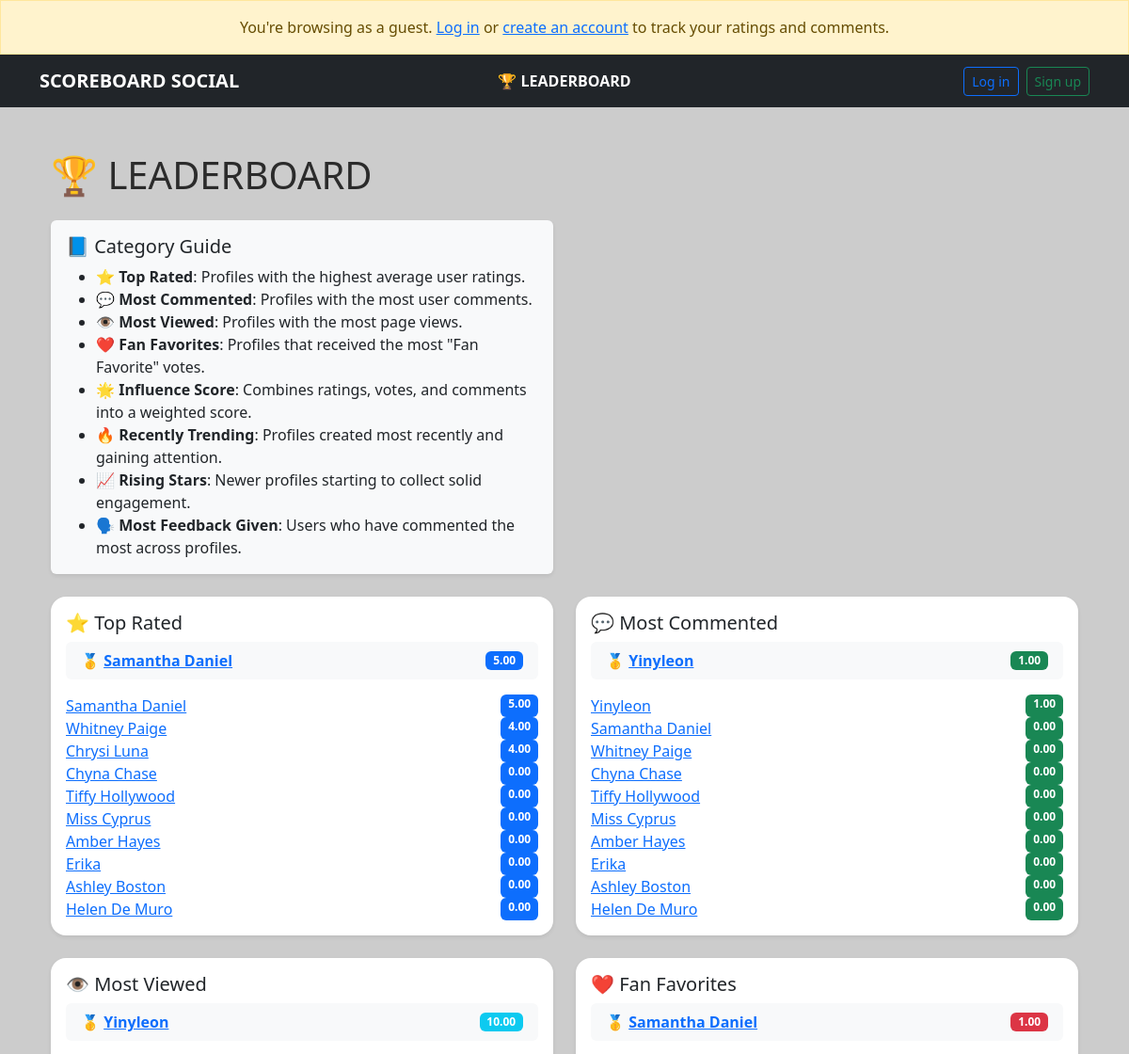
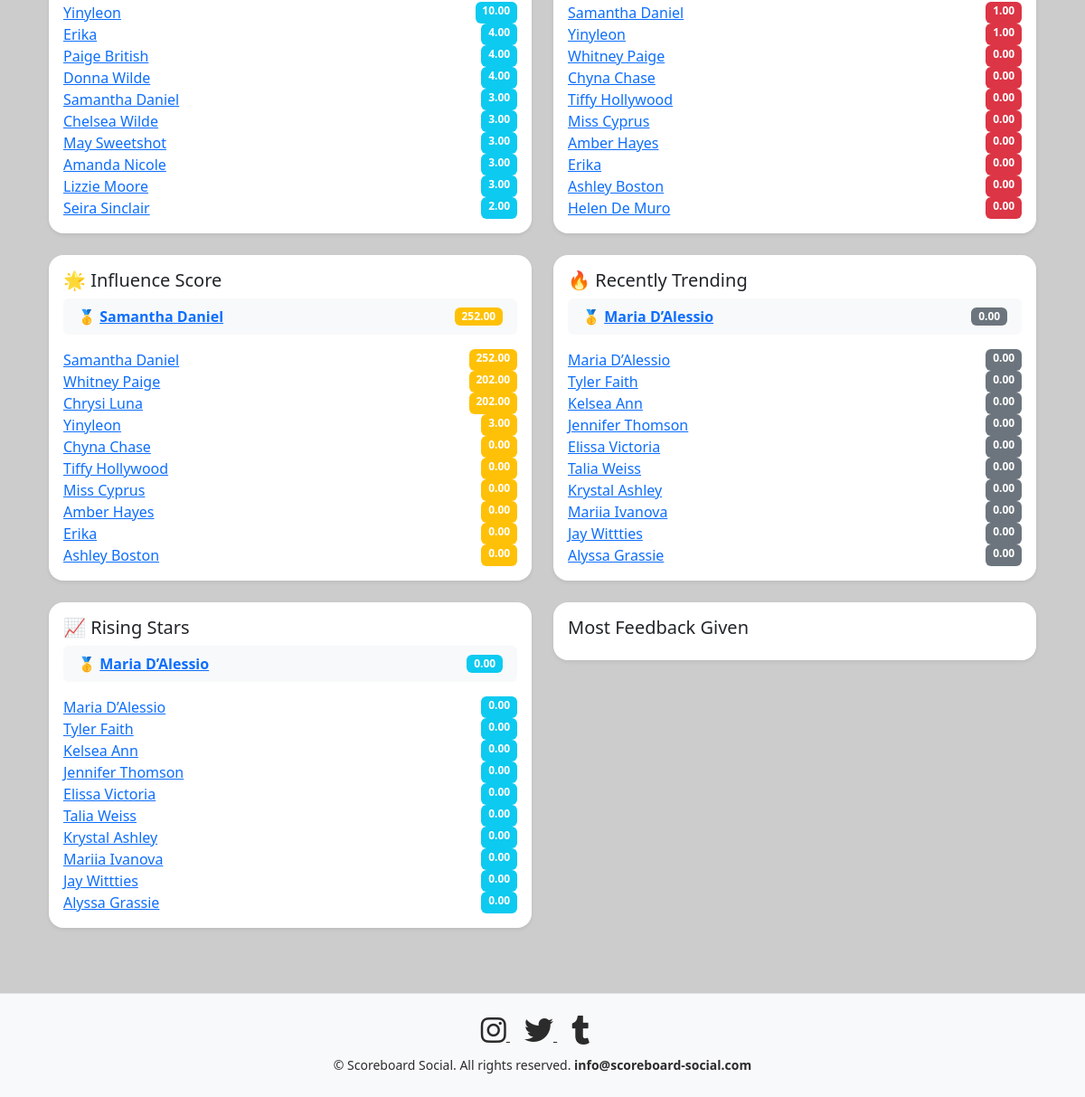
Page /leaderboard/ on the committed database (2 pictures, top to bottom).
### profiles/models.py (models this page shows, shortened)
class Profile(models.Model):
    name = models.CharField(max_length=100)
    image = models.ImageField(upload_to='profile_images/', default='profile_images/default.jpg')
    rating = models.FloatField(default=0)
    instagram = models.URLField(blank=True)
    twitter = models.URLField(blank=True)
    other = models.URLField(blank=True)
    tags = models.ManyToManyField(Tag, blank=True)
    views = models.PositiveIntegerField(default=0)
    created_at = models.DateTimeField(auto_now_add=True)
    @property
    def influence_score(self):
        avg_rating = self.ratings.aggregate(avg=Avg('rating'))['avg'] or 0
        total_votes = self.ratings.count()
        total_comments = self.comments.count()
        return round((avg_rating * 50) + (total_votes * 2) + (total_comments * 3), 2)

### profiles/views.py (the view)
# urls.py: path('leaderboard/', views.leaderboard, name='leaderboard'),
def leaderboard(request):
    top_rated = Profile.objects.annotate(avg_rating=Avg('ratings__rating')).order_by('-avg_rating')[:10]
    most_commented = Profile.objects.annotate(comment_count=Count('comments')).order_by('-comment_count')[:10]
    most_influential = sorted(Profile.objects.all(), key=lambda p: p.influence_score, reverse=True)[:10]
    most_viewed = Profile.objects.order_by('-views')[:10]
    fan_favorites = Profile.objects.annotate(fan_votes_count=Count('fan_votes')).order_by('-fan_votes_count')[:10]
    recently_trending = Profile.objects.order_by('-created_at')[:10]
    rising_stars = Profile.objects.annotate(total_ratings=Count('ratings')).order_by('total_ratings', '-created_at')[:10]
    most_feedback_given = User.objects.annotate(comment_count=Count('comment')).order_by('-comment_count')[:10]
    leaderboard_sections = [
        ("Top Rated", top_rated, "avg_rating", "primary", "/5"),
        ("Most Commented", most_commented, "comment_count", "success", ""),
        ("Most Viewed", most_viewed, "views", "info", ""),
        ("Fan Favorites", fan_favorites, "fan_votes_count", "danger", ""),
        ("Influence Score", most_influential, "influence_score", "warning", ""),
        ("Recently Trending", recently_trending, "avg_rating", "secondary", "/5"),
        ("Rising Stars", rising_stars, "avg_rating", "info", "/5"),
        ("Most Feedback Given", most_feedback_given, None, "warning-subtle", " comments")
    ]
    return render(request, 'profiles/leaderboard.html', {
        'leaderboard_sections': leaderboard_sections
    })

### profiles/templatetags/custom_tags.py (called while the page is built)
@register.filter
def attr(obj, attr_name):
    return getattr(obj, attr_name, "")

### profiles/templates/profiles/leaderboard.html
{% extends "base.html" %}
{% load custom_tags %}
{% block content %}
<div class="container py-4">
  <h1 class="mb-4">🏆 LEADERBOARD</h1>
  <div class="row mb-4">
    <div class="col-md-6">
      <div class="card shadow-sm border-0 bg-light">
        <div class="card-body">
          <h5 class="card-title">📘 Category Guide</h5>
          <ul class="mb-0">
            <li><strong>⭐ Top Rated</strong>: Profiles with the highest average user ratings.</li>
            <li><strong>💬 Most Commented</strong>: Profiles with the most user comments.</li>
            <li><strong>👁️ Most Viewed</strong>: Profiles with the most page views.</li>
            <li><strong>❤️ Fan Favorites</strong>: Profiles that received the most "Fan Favorite" votes.</li>
            <li><strong>🌟 Influence Score</strong>: Combines ratings, votes, and comments into a weighted score.</li>
            <li><strong>🔥 Recently Trending</strong>: Profiles created most recently and gaining attention.</li>
            <li><strong>📈 Rising Stars</strong>: Newer profiles starting to collect solid engagement.</li>
            <li><strong>🗣️ Most Feedback Given</strong>: Users who have commented the most across profiles.</li>
          </ul>
        </div>
      </div>
    </div>
  </div>
  <div class="row row-cols-1 row-cols-md-2 g-4">
    {% for section in leaderboard_sections %}
      <div class="col">
        <div class="card shadow-sm border-0 three-d-card">
          <div class="card-body">
            <h5 class="card-title">
              {% if section.0 == "Top Rated" %}⭐
              {% elif section.0 == "Most Commented" %}💬
              {% elif section.0 == "Most Viewed" %}👁️
              {% elif section.0 == "Fan Favorites" %}❤️
              {% elif section.0 == "Influence Score" %}🌟
              {% elif section.0 == "Recently Trending" %}🔥
              {% elif section.0 == "Rising Stars" %}📈
              {% endif %}
              {{ section.0 }}
            </h5>
            {% if section.1 and section.2 %}
              <div class="mb-3 px-3 py-2 bg-light rounded d-flex justify-content-between align-items-center">
                <span class="fw-bold">
                  🥇 <a href="{% url 'profile_detail' section.1.0.id %}">{{ section.1.0.name }}</a>
                </span>
                <span class="badge bg-{{ section.3 }}">
                  {{ section.1.0|attr:section.2|default:"0"|floatformat:2 }}{{ section.5 }}
                </span>
              </div>
            {% endif %}
            <ul class="list-unstyled mb-0">
              {% for profile in section.1 %}
                <li class="d-flex justify-content-between">
                  <a href="{% url 'profile_detail' profile.id %}">{{ profile.name }}</a>
                  {% if section.2 %}
                    <span class="badge bg-{{ section.3 }}">
                      {{ profile|attr:section.2|default:"0"|floatformat:2 }}{{ section.5 }}
                    </span>
                  {% else %}
                    <span class="badge bg-{{ section.3 }}">{{ section.5 }}</span>
                  {% endif %}
                </li>
              {% empty %}
                <li>No data yet.</li>
              {% endfor %}
            </ul>
          </div>
        </div>
      </div>
    {% endfor %}
  </div>
</div>
{% endblock %}

### templates/base.html (shortened to what this page needs)
<!DOCTYPE html>
{% load static %}
{% now "Y" as now %}
<html lang="en">
<head>
  <link rel="stylesheet" href="https://cdn.jsdelivr.net/npm/bootstrap@5.3.0/dist/css/bootstrap.min.css">
  <link rel="stylesheet" href="https://cdnjs.cloudflare.com/ajax/libs/font-awesome/6.0.0/css/all.min.css">
</head>
<body>
  {% if not user.is_authenticated %}
  <div class="alert alert-warning text-center mb-0 rounded-0">
    You're browsing as a guest.
    <a href="{% url 'login' %}">Log in</a> or
    <a href="{% url 'signup' %}">create an account</a> to track your ratings and comments.
  </div>
  {% endif %}
  <nav class="navbar navbar-expand-lg navbar-dark bg-dark">
    <div class="container position-relative">
      <a class="navbar-brand fw-bold" href="{% url 'profile_list' %}">SCOREBOARD SOCIAL</a>
      <div class="d-none d-lg-block center-slot">
        <a class="nav-link text-white fw-semibold" href="{% url 'leaderboard' %}">
          🏆 LEADERBOARD
        </a>
      </div>
      <div id="mainNav" class="collapse navbar-collapse justify-content-end">
        <ul class="navbar-nav align-items-lg-center gap-2">
          {% if user.is_authenticated %}
          <li class="nav-item">
            <span class="navbar-text text-white">Welcome, {{ user.username }}</span>
          </li>
          <li class="nav-item">
            <form method="POST" action="{% url 'logout' %}">
              {% csrf_token %}
              <button type="submit" class="btn btn-sm btn-outline-light">Log out</button>
            </form>
          </li>
          {% else %}
          <li class="nav-item">
            <a class="btn btn-sm btn-outline-primary" href="{% url 'login' %}">Log in</a>
          </li>
          <li class="nav-item">
            <a class="btn btn-sm btn-outline-success" href="{% url 'signup' %}">Sign up</a>
          </li>
          {% endif %}
        </ul>
      </div>
    </div>
  </nav>
  <main class="container mt-4">
    {% block content %}{% endblock %}
  </main>
  <footer class="text-center py-4 mt-5 bg-light border-top">
    <div class="mb-2">
      <a href="https://www.instagram.com/ScoreSocialSite" target="_blank" class="social-icon me-3" aria-label="Instagram">
        <i class="fab fa-instagram fa-2x"></i>
      </a>
      <a href="https://twitter.com/ScoreSocialSite" target="_blank" class="social-icon me-3" aria-label="Twitter/X">
        <i class="fab fa-twitter fa-2x"></i>
      </a>
      <a href="https://www.tumblr.com/blog/scoresocialsite" target="_blank" class="social-icon me-3" aria-label="Tumblr">
        <i class="fab fa-tumblr fa-2x"></i>
      </a>
    </div>
    <small>&copy; {{ now|date:"Y" }} Scoreboard Social. All rights reserved.
      <b>info@scoreboard-social.com</b>
    </small>
  </footer>
</body>
</html>

### templates/base.html (style rules this page uses)
:root { --varsity-purple: #6B1E8B; --varsity-gold: #FFD700; --varsity-cream: #F8F4E3; --varsity-black: #2B2B2B; --varsity-gray: #CCCCCC; --varsity-navy: #1A1F71; --varsity-red: #B22234; }
body { background-color: var(--varsity-gray); color: var(--varsity-black); }
.three-d-card { border-radius: 1rem; background: #fff; box-shadow: 0 6px 15px rgba(107, 30, 139, 0.15), 0 10px 30px rgba(107, 30, 139, 0.05); transition: transform .3s ease, box-shadow .3s ease; border: 0; }
.social-icon { color: var(--varsity-black); transition: color .3s ease, transform .3s ease; }
@media (min-width: 992px) { .navbar .center-slot { position: absolute; left: 50%; transform: translateX(-50%); } }

### rows in the picture
Profile: name "Samantha Daniel" "Samantha Daniel" "Samantha Daniel", section "5.00" "1.00" "252.00", name "Samantha Daniel", profile "5.00", profile "0.00", views "3.00", profile "1.00", id "252.00"
Profile: name "Whitney Paige", profile "4.00", profile "0.00", id "202.00"
Profile: name "Chrysi Luna", profile "4.00", id "202.00"
Profile: name "Chyna Chase", profile "0.00", id "0.00"
Profile: name "Tiffy Hollywood", profile "0.00", id "0.00"
Profile: name "Miss Cyprus", profile "0.00", id "0.00"
Profile: name "Amber Hayes", profile "0.00", id "0.00"
Profile: name "Erika", profile "0.00", views "4.00", id "0.00"
Profile: name "Ashley Boston", profile "0.00", id "0.00"
Profile: name "Helen De Muro", profile "0.00"
Profile: name "Yinyleon" "Yinyleon", section "1.00" "10.00", name "Yinyleon", profile "1.00", views "10.00", id "3.00"
Profile: name "Paige British", views "4.00"
Profile: name "Donna Wilde", views "4.00"
Profile: name "Chelsea Wilde", views "3.00"
Profile: name "May Sweetshot", views "3.00"
Profile: name "Amanda Nicole", views "3.00"
Profile: name "Lizzie Moore", views "3.00"
Profile: name "Seira Sinclair", views "2.00"
Profile: name "Maria D’Alessio" "Maria D’Alessio", name "Maria D’Alessio", profile "0.00"
Profile: name "Tyler Faith", profile "0.00"
Profile: name "Kelsea Ann", profile "0.00"
Profile: name "Jennifer Thomson", profile "0.00"
Profile: name "Elissa Victoria", profile "0.00"
Profile: name "Talia Weiss", profile "0.00"
Profile: name "Krystal Ashley", profile "0.00"
Profile: name "Mariia Ivanova", profile "0.00"
Profile: name "Jay Wittties", profile "0.00"
Profile: name "Alyssa Grassie", profile "0.00"

### other values in the picture
{{ section.0 }} "Top Rated" "Most Commented" "Most Viewed" "Fan Favorites" "Influence Score" "Recently Trending" "Rising Stars" "Most Feedback Given"
{{ section.1.0|attr:section.2|default:"0"|floatformat:2 }} "0.00" "0.00"
